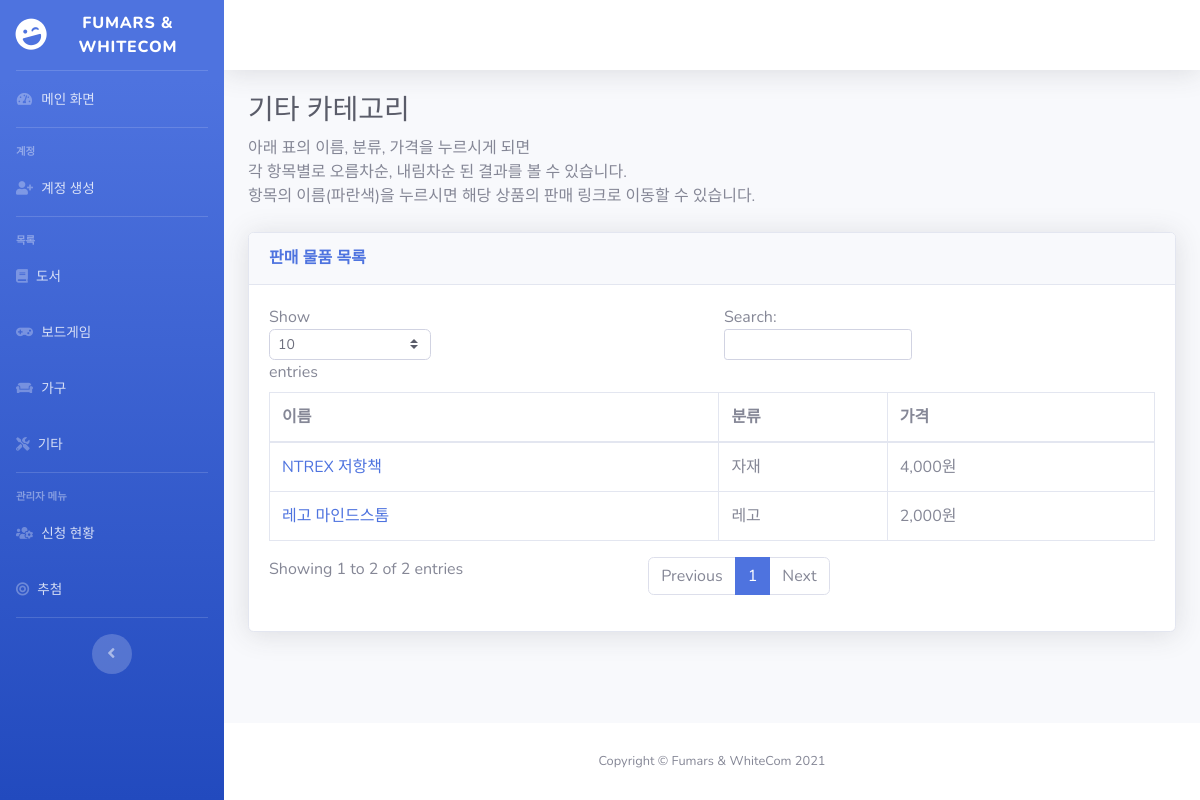
/etcList, run on an earlier commit of the app's database.
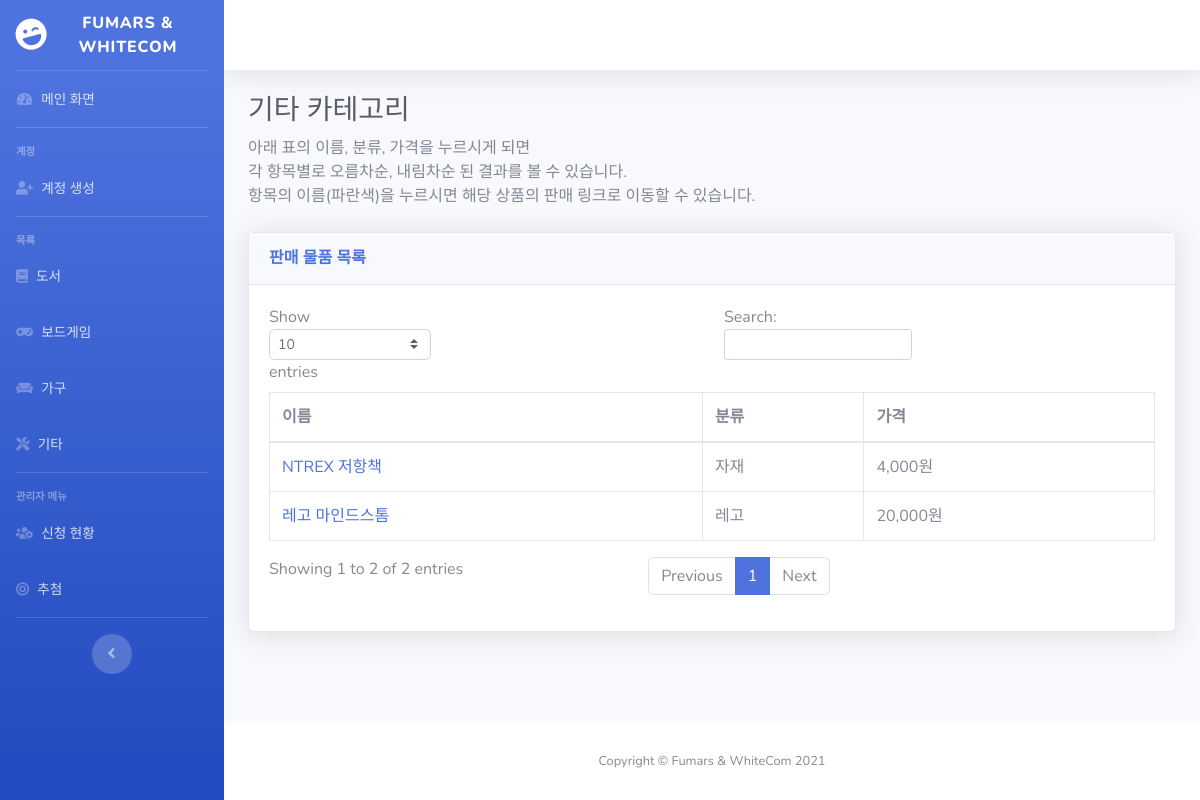
And on a later commit of the database.
### auction/models.py (models this page shows, shortened)
class ETC(models.Model):
	name = models.CharField(
			default = "",
			max_length = 100,
			help_text = "이름을 입력하세요"
		)
	quantity = models.IntegerField(
			default = 1,
			help_text = "수량"
		)
	origin_price = models.IntegerField(
			default = 0,
			help_text = "원래 금액 / 모르면 0원"
		)
	price = models.IntegerField(
			default = 0,
			help_text = "판매 금액"
		)
	category = models.CharField(
			default = "",
			max_length = 100,
			help_text = "물품의 종류를 입력하세요"
		)
	image = models.ImageField(
			upload_to = 'images/etc',
			blank = True,
			null = True,
			help_text='이미지를 업로드하세요'
		)
	people = models.ManyToManyField(
			Person,
			blank = True,
			help_text = '해당 물품을 선택한 사람들의 목록입니다.'
		)

### auction/views.py (the view)
# urls.py: path('etcList', auction.views.etc_list, name = 'etc_list'),
def etc_list(request):
	etc_list = ETC.objects.all()
	return render(request, 'etcList.html', {
										 'etc_list':etc_list,
										})

### auction/templates/etcList.html
{% extends './base.html' %}
{% load static %}
{% load humanize %}
{% block content %}
                    <h1 class="h3 mb-2 text-gray-800">기타 카테고리</h1>
                    <p class="mb-4">
                        아래 표의 이름, 분류, 가격을 누르시게 되면<br>
                        각 항목별로 오름차순, 내림차순 된 결과를 볼 수 있습니다.<br>
                        항목의 이름(파란색)을 누르시면 해당 상품의 판매 링크로 이동할 수 있습니다.
                    </p>
                    <div class="card shadow mb-4">
                        <div class="card-header py-3">
                            <h6 class="m-0 font-weight-bold text-primary">판매 물품 목록</h6>
                        </div>
                        <div class="card-body">
                            <div class="table-responsive">
                                <table class="table table-bordered" id="dataTable" width="100%" cellspacing="0">
                                    <thead>
                                        <tr>
                                            <th>이름</th>
                                            <th>분류</th>
                                            <th>가격</th>
                                        </tr>
                                    </thead>
                                    <tbody>
                                        {% for etc in etc_list %}
                                        <tr>
                                            <td><a href="etc/{{etc.id}}">{{etc.name}}</td>
                                            <td>{{etc.category}}</td>
                                            <td>{{etc.price | intcomma }}원</td>
                                        </tr>
                                        {% endfor %}
                                    </tbody>
                                </table>
                            </div>
                        </div>
                    </div>
{% endblock %}

What changed in the data, as far as the page shows it:
changed ETC "레고 마인드스톰": price "2,000" → "20,000"
